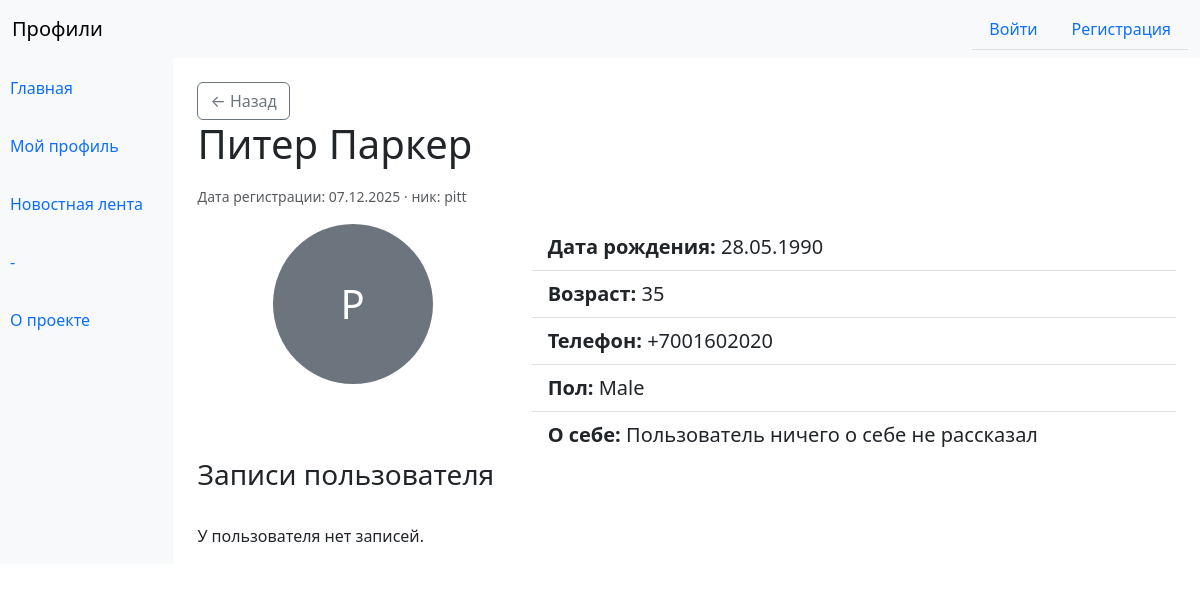
The page /blog/profiles/20/ on the database as committed earlier.
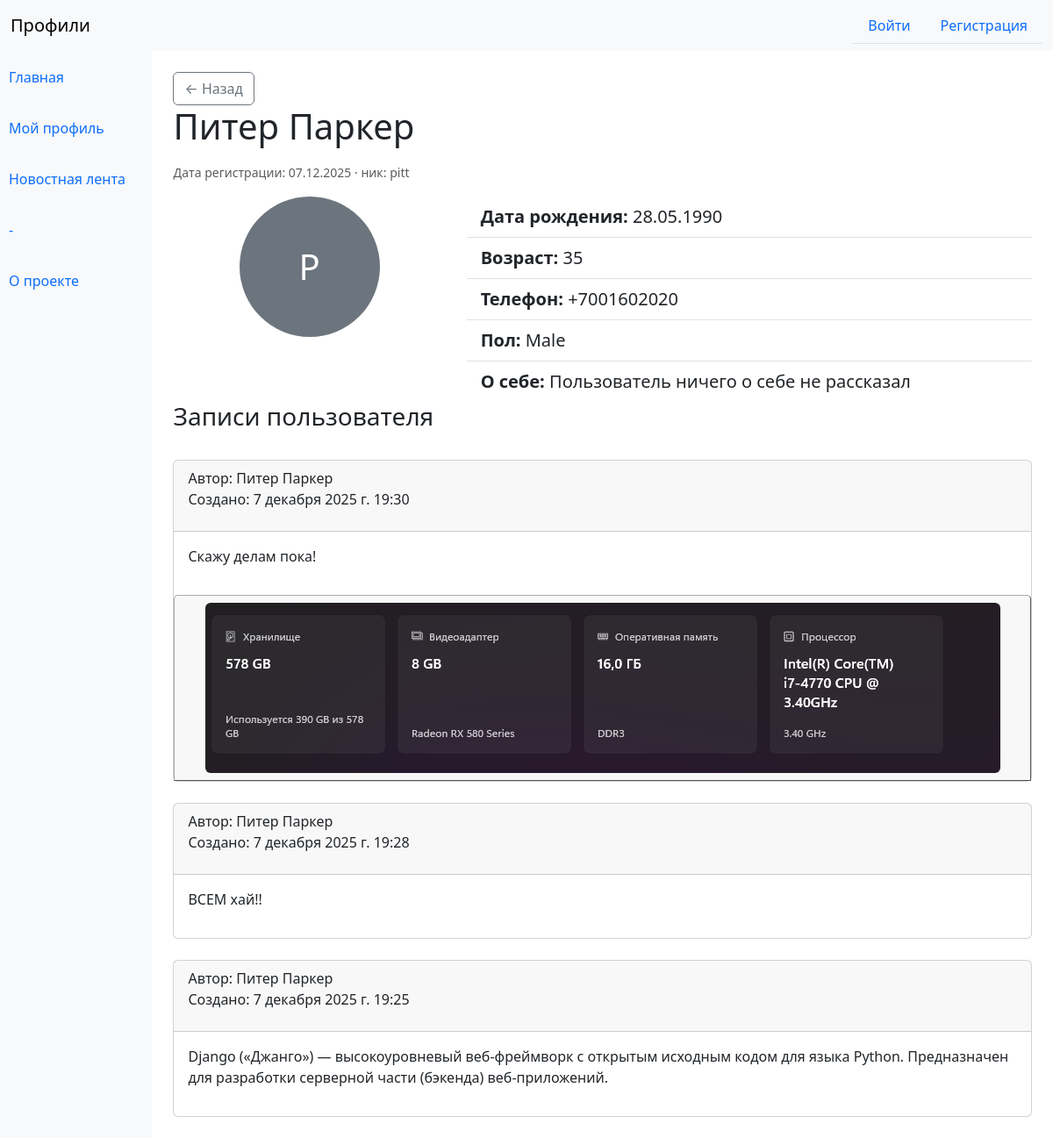
The same page on the database as committed later.
### blog/models.py (models this page shows, shortened)
class BlogEntry(models.Model):
    content = models.TextField()
    image = models.ImageField(upload_to='blog_images/', null=True, blank=True)
    created_at = models.DateTimeField(auto_now_add=True)
    user = models.ForeignKey('auth.User', on_delete=models.CASCADE, related_name='blog')
    class Meta:
        ordering = ['-created_at']
        verbose_name = 'Запись блога'
        verbose_name_plural = 'Записи блога'

### profiles/models.py (models this page shows, shortened)
class DataUser(models.Model):
    fname = models.CharField('Имя', max_length=50)
    lname = models.CharField('Фамилия', max_length=50)
    phone = models.CharField('Телефон', max_length=20)
    birth_date = models.DateField('Дата рождения', null=True, blank=True)
    gender = models.CharField('Пол', max_length=10)
    about = models.TextField('О себе', max_length=300, blank=True, null=True)
    photo = models.ImageField('Фото', upload_to='photos/', null=True, blank=True)
    created_at = models.DateTimeField('Создано', auto_now_add=True)
    user = models.OneToOneField(settings.AUTH_USER_MODEL, on_delete=models.CASCADE,
                             related_name='profile', null=True, blank=True, verbose_name='user')
    class Meta:
        ordering = ['-created_at']
        verbose_name = 'Данные пользователя'
        verbose_name_plural = 'Данные пользователей'
    def get_age(self):
        today = date.today()
        age = today.year - self.birth_date.year
        if today.month < self.birth_date.month or (today.month == self.birth_date.month and today.day < self.birth_date.day):
            age -= 1
        return age

### profiles/views.py (the view)
# urls.py: path('<int:pk>/', EntryDetailView.as_view(), name='profiles-detail'),
class EntryDetailView(DetailView):
    model = DataUser
    template_name = 'profiles/entry_detail.html'
    context_object_name = 'entry'

### templates/profiles/entry_detail.html (shortened to what this page needs)
{% extends 'base.html' %}
{% block content %}
<div class="container-fluid">
  <div class="mt-4">
    <a class="btn btn-outline-secondary" href="{{ request.META.HTTP_REFERER }}">← Назад</a>
  </div>
  <h1 class="mb-3">{{ entry.fname }} {{ entry.lname }}</h1>
  <p class="text-muted">
    <small>
      Дата регистрации: {{ entry.created_at|date:'d.m.Y' }}
      {% if entry.user %} · ник: {{ entry.user.username }}{% endif %}
    </small>
  </p>
  <div class="row">
    <div class="col-md-4">
      {% if entry.photo %}
      <img src="{{ entry.photo.url }}" class="img-thumbnail mb-3" alt="{{ entry.fname }} {{ entry.lname }}"
        style="width:270px; height:270px; object-fit:cover;">
      {% else %}
      <div class="rounded-circle bg-secondary d-flex align-items-center justify-content-center mx-auto"
        style="width:160px; height:160px; color:white;">
        <span class="fs-1">{{ entry.user.username|slice:":1"|upper }}</span>
      </div>
      {% endif %}
    </div>
    <div class="col-md-8">
      <ul class="list-group list-group-flush" style="font-size: 20px;">
        {% if entry.birth_date %}
        <li class="list-group-item"><strong>Дата рождения:</strong> {{ entry.birth_date|date:"d.m.Y" }}</li>
        {% endif %}
        <li class="list-group-item"><strong>Возраст:</strong> {{ entry.get_age }} </li>
        {% if entry.phone %}
        <li class="list-group-item"><strong>Телефон:</strong> {{ entry.phone }}</li>
        {% endif %}
        {% if entry.gender %}
        <li class="list-group-item"><strong>Пол:</strong> {{ entry.gender }}</li>
        {% endif %}
        {% if entry.about %}
        <li class="list-group-item"><strong>О себе:</strong> {{ entry.about }}</li>
        {% else %}
        <li class="list-group-item"><strong>О себе:</strong> Пользователь ничего о себе не рассказал</li>
        {% endif %}
      </ul>
      </div>
      <h3> Записи пользователя</h3>
      <div class="mt-4">
      {% if entry.user.blog.count == 0 %}
      <p>У пользователя нет записей.</p>
      {% endif %}
      {% for e in entry.user.blog.all %}
      <div class="card mb-4" style="max-width: 100%; margin-left: auto; margin-right: auto;">
        <div class="card-header">
          <a href="{% url 'profiles-detail' e.user.profile.id %}"
          class="nav-link active">Автор: {{ e.user.profile.fname }}
            {{ e.user.profile.lname }} </a>
          <p>Создано: {{ e.created_at }}</p>
        </div>
        <div class="card-body">
          <a class="nav-link active" href="{% url 'blog-detail' e.id %}">{{ e.content }}</p>
        </div>
        {% if e.image %}
        <div class="card-header" style="border: 1px; border-color: darkgrey; border-style:outset;">
          <img src="{{ e.image.url }}" class="rounded mx-auto d-block" style="max-height: 500px;"
            alt="Изображение записи">
        </div>
        {% endif %}
        </div>
        {% endfor %}
      </div>
  </div>
  {% endblock %}

Rows that differ between the two databases and show on the page:
added BlogEntry: user.profile.fname "Питер", user.profile.lname "Паркер", created_at "7 декабря 2025 г. 19:30", content "Скажу делам пока!", image (picture)
added BlogEntry: user.profile.fname "Питер", user.profile.lname "Паркер", created_at "7 декабря 2025 г. 19:28", content "ВСЕМ хай!!"
added BlogEntry: user.profile.fname "Питер", user.profile.lname "Паркер", created_at "7 декабря 2025 г. 19:25", content "Django («Джанго») — высокоуровневый веб-фреймворк с открытым исходным кодом для языка Python. Предназначен для разработки серверной части (бэкенда) веб-приложений."
Other text that changed with them:
text no longer shown: "У пользователя нет записей."
